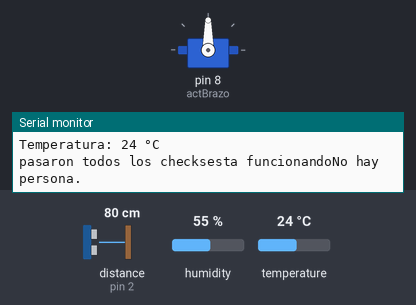
The sketch below on a simulated Arduino Uno, built with avr-gcc and run on an emulated ATmega328P. On the bench: servo, the last lines printed to the serial monitor. Wiring (inferred from the names in the program): ultrasonic range finder: trigger pin 3; echo pin 2. The inputs (shaded band) are chosen by the test bench; at power-on: distance to the obstacle (sensor on pin 2) 80 cm, humidity 55 %, temperature 24 °C. The echo pulse lasts 58.3 µs per cm.

Above: at 1.3 s.
1.4 s: distance to the obstacle (sensor on pin 2) set to 33 cm
3.3 s: distance to the obstacle (sensor on pin 2) set to 28 cm
At 5.1 s:
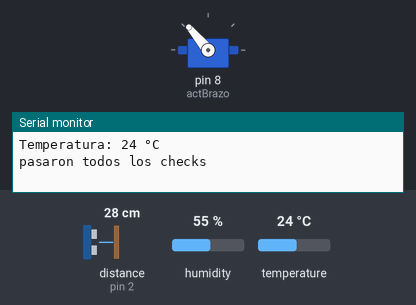
At 6.0 s:
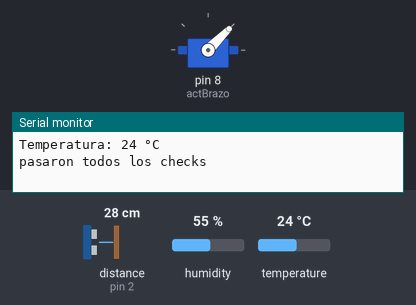
Timing chart, 0 to 12.4 s (numbered marks = the images above; inputs shaded):
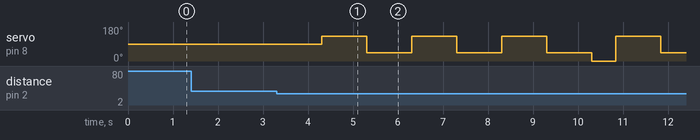

The sketch:

codigoRobotFriolento_0_4_1.ino
```cpp
#include "SensorTemp.h"
#include "SensorUltra.h"
#include "ActuadorServo.h"
#include "ActuadorPantalla.h"

// Crear una instancia de la clase SensorUltra
SensorUltra sensorUltra;
// Crear una instancia de la clase SensorTemp
SensorTemp sensorTemp;
// Crear una instancia de la clase ActuadorServo
ActuadorServo actuadorServo;
// Crear una instancia de la clase ActuadorPantalla
ActuadorPantalla actuadorPantalla;

void setup() {
  sensorUltra.configurar();
  sensorTemp.configurar();
 // actuadorPantalla.configurar();
  actuadorServo.configurar();
}

void loop() {
  Serial.print("esta funcionando");
  sensorUltra.leerDistancia();
  sensorUltra.reconocerDistancia();
  sensorTemp.leerTemp();
  //actuadorPantalla.mostrarPantalla();

  Serial.print("pasaron todos los checks");

// cuando el dato dentro del sensor de temperatura
// llamado temperatura es mayor a 15
// y una entidad es detectada por el sensor ultrasonico
  if (sensorTemp.temperatura > 15 && sensorUltra.persona) {
    // se realizara todo lo presente en
    // la instacia de moverBrazo
    actuadorServo.moverBrazo();
  }
}
```

ActuadorPantalla.h
```cpp
#ifndef ACTUADOR_PANTALLA_H
#define ACTUADOR_PANTALLA_H

#include <Wire.h>
#include <Adafruit_GFX.h>
#include <Adafruit_SSD1306.h>


class ActuadorPantalla {

public:
  void configurar();
  void mostrarPantalla();


};


#endif
```

ActuadorServo.cpp
```cpp
// biblioteca para funcionamiento del servo
#include "ActuadorServo.h"

ActuadorServo::ActuadorServo() {
}

void ActuadorServo::configurar() {
  // configurar en que pin conectar el servo
  actBrazo.attach(8);
}

// escribir el movimiento que queremos realizar
void ActuadorServo::moverBrazo() {
    // se repetira esto 3 veces
    for (cuantosSaludos = 0; cuantosSaludos < 3; cuantosSaludos++){
    // primero hacia la derecha
    actBrazo.write(saludoDer);
    delay(1000);
    // despues a la izquierda
    actBrazo.write(saludoIzq);
    delay(1000);
  }
  // vuelve a posicion inicial
  actBrazo.write(saludoNeu);
}
```

ActuadorServo.h
```cpp
#//Contructores para no causar problemas en el codigo
#ifndef ACTUADOR_SERVO_H
#define ACTUADOR_SERVO_H

#include <Arduino.h>
#include <Servo.h>

//crear la clase ActuadorServo
class ActuadorServo {

public:
  ActuadorServo();
  // ponerle nombre al servomotor
  Servo actBrazo;
  // establecer las 2 partes del
  // funcionamiento para el actuador
  void configurar();
  void moverBrazo();

  // escribir datos para el ángulo del servomotor
  // donde estos grados de movimiento
  // seran cambiados en todas sus instancias
  int saludoIzq = 45;
  int saludoDer = 130;
  int saludoNeu = 0;

  // int para medir cantidad de saludos
  int cuantosSaludos;
};
// destructores para no causar problemas en el codigo
#endif
```

SensorTemp.cpp
```cpp
// incluir .h
#include "SensorTemp.h"

// una clase que viene desde la libreria del sensor de temp
// donde se especifica que el pin de comunicacion es el 5
// se descarta el pin 2 porque el sensorUltra los ocupará
DHT11 dht11(5);

// se especifica la clase
SensorTemp::SensorTemp() {
}

void SensorTemp::configurar() {
  //Abrir la comunicación serial
  Serial.begin(9600);
}

// Lo que se hace para leer la Temp.
// Según el código de ejemplo.
// https://github.com/dhrubasaha08/DHT11/blob/main/examples/ReadTemperature/ReadTemperature.ino#L18
void SensorTemp::leerTemp() {
  // El int de "temperature" va a ser equivalente
  // a la temperatura leída por el sensor DHT11.
  temperatura = dht11.readTemperature();
  // Cuando la temperatura no presente algún error.
  if (temperatura != DHT11::ERROR_CHECKSUM && temperatura != DHT11::ERROR_TIMEOUT) {
    // Se demostrará la temperatura actual en el monitor serial.
    Serial.print("Temperatura: ");
    Serial.print(temperatura);
    Serial.println(" °C");
    // Cada 2 segundos.
    //milis(2000);
    // Si es que esto no se cumple.
  } else {
    // Muestra el error en el monitor serial.
    Serial.println(DHT11::getErrorString(temperatura));
  }
}
```

SensorTemp.h
```cpp
#ifndef SENSOR_TEMP_H
#define SENSOR_TEMP_H

#include <Arduino.h>

//Incluir biblioteca hecha por Dhruba Saha
//para el funcionamiento del sensor.

#include <DHT11.h>

class SensorTemp {


public:
  // Según el código de ejemplo
  // https://github.com/dhrubasaha08/DHT11/blob/main/examples/ReadTemperature/ReadTemperature.ino#L18
  // En la linea #14 y #15, se explica la creacion de una clase para la conección del sensor
  // A base de eso, con Seba interpretamos esta traducción
  // para que los archivos queden en un mismo lenguaje.

  SensorTemp();
  void configurar();
  void reconocerTemp();
  void leerTemp();


// Se declara que temperatura es un "int".
  int temperatura;

  //unsigned long pausa;

};
#endif
```

SensorUltra.cpp
```cpp
// incluir .h
#include "SensorUltra.h"

SensorUltra::SensorUltra() {
}

void SensorUltra::configurar() {
  // Conectar las patitas.
  pinMode(trigPin, OUTPUT);
  pinMode(echoPin, INPUT);
  Serial.begin(9600);
}

void SensorUltra::reconocerDistancia() {
  // Configuración reconocimiento distancia
  digitalWrite(trigPin, HIGH);
  delayMicroseconds(10);
  digitalWrite(trigPin, LOW);

  // Medir duración del eco.
  duracion = pulseIn(echoPin, HIGH);

  // Calcular distancia en cm.
  distancia = duracion / 58;

  // Determinar si hay una persona (ejemplo: a menos de 30 cm)
  persona = (distancia < 30);
}

void SensorUltra::leerDistancia() {
  // Imprimir en el monitor serial la distancia detectada en cm.
  if (persona) {
    Serial.println("la persona esta a: ");
    Serial.print(distancia);
    Serial.println(" cm");
  } else {
    Serial.println("No hay persona.");
  }
}
```

SensorUltra.h
```cpp
#ifndef SENSOR_ULTRA_H
#define SENSOR_ULTRA_H

#include <Arduino.h>

class SensorUltra {


public:
  int trigPin = 3;
  int echoPin = 2;
  int distancia = 0;
  int duracion = 500;

  bool persona = false;

  SensorUltra();
  void configurar();
  void reconocerDistancia();
  void leerDistancia();
};

#endif
```

Measured:
- the behaviour switches between 31 and 30 cm on distance to the obstacle (sensor on pin 2) (found by bisection; images 0 and 1)
- after the input at 3.3 s, servo on pin 8 (actBrazo): 90° → 130° after 1.0 s, → 45° 1.0 s later, → 130° 1.0 s later, → 45° 1.0 s later, … (9 changes in this stretch)
